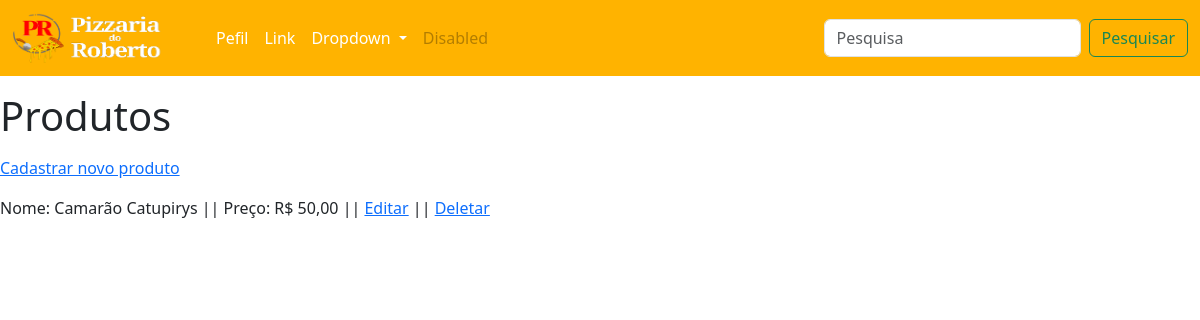
Page /produtos/ on the earlier database version.
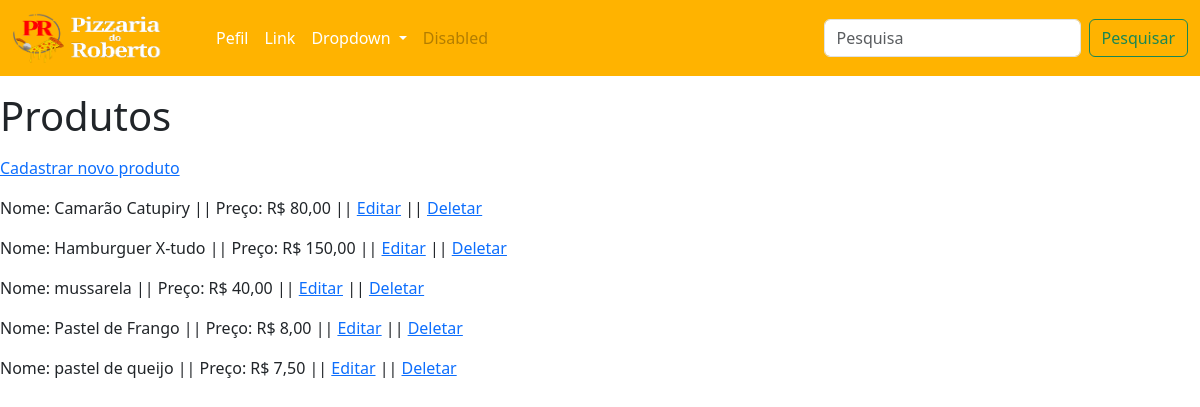
Same page on the later database version.
### core/models.py (models this page shows, shortened)
class Produto(models.Model):
    nome = models.CharField(max_length=100)
    descricao = models.TextField()
    categoria = models.CharField(max_length=50)
    valor = models.DecimalField(max_digits=10, decimal_places=2)

### core/views.py (the view)
# urls.py: path('produtos/', produtos, name='produtos'),
def produtos(request):
    lista_produto = Produto.objects.all()
    contexto = {
        'lista_produto': lista_produto
    }
    return render(request, 'produtos.html', contexto)

### core/templates/produtos.html (shortened to what this page needs)
{% extends 'bases/base.html' %}
{% block content %}
<p>
<h1>Produtos</h1>
</p>
<p>
    <p>
        <a href="{% url 'cadastro' %}">Cadastrar novo produto</a>
    </p>
    {% for produto in lista_produto %}
        <p>
            Nome: {{ produto.nome }} || Preço: R$ {{ produto.valor }}
            || <a href="{% url 'edit_produto' produto.id %}">Editar</a>
            || <a href="{% url 'del_produto' produto.id %}">Deletar</a>
        </p>
    {% endfor %}
</p>
{% endblock %}

### core/templates/bases/base.html (shortened to what this page needs)
{% load static %}
<!DOCTYPE html>
<html lang="en">
<head>
    <link rel="stylesheet" href="{% static 'style.css' %}">
    <link href="https://cdn.jsdelivr.net/npm/bootstrap@5.3.8/dist/css/bootstrap.min.css" rel="stylesheet">
</head>
<body>
    {% include 'bases/navbar.html' %}
    {% block content %}{% endblock %}
</body>
</html>

### core/templates/bases/navbar.html (shortened to what this page needs)
{% load static %}
<head>
    <link rel="stylesheet" href="#">
    <link href="https://cdn.jsdelivr.net/npm/bootstrap@5.3.8/dist/css/bootstrap.min.css" rel="stylesheet">
</head>
<body>
    <nav style="min-height: 70px; background-color: rgb(255, 179, 0) !important; color: white !important;" class="navbar navbar-expand-lg bg-body-tertiary">
  <div class="container-fluid" >
    <a href="{% url 'index' %}"><img class="navbar-brand" src="{% static 'img/logodeitada.png' %}" style="width: 180px; height: 60px;"></a>
    <div class="collapse navbar-collapse" id="navbarSupportedContent" style="color: white;">
      <ul class="navbar-nav me-auto mb-2 mb-lg-0">
        <li class="nav-item">
          <a class="nav-link active" aria-current="page" href="{% url 'perfil' %}" style="color: white;">Pefil</a>
        </li>
        <li class="nav-item">
          <a class="nav-link" href="#" style="color: white;">Link</a>
        </li>
        <li class="nav-item dropdown">
          <a class="nav-link dropdown-toggle" href="#" role="button" data-bs-toggle="dropdown" aria-expanded="false" style="color: white;">
            Dropdown
          </a>
        </li>
        <li class="nav-item">
          <a class="nav-link disabled" aria-disabled="true">Disabled</a>
        </li>
      </ul>
      <form class="d-flex" role="search" style="position: absolute; top: 50%; right: 1%; transform: translateY(-50%);">
        <input class="form-control me-2" type="search" placeholder="Pesquisa" aria-label="Pesquisa"/>
        <button class="btn btn-outline-success" type="submit">Pesquisar</button>
      </form>
    </div>
  </div>
</nav>
</body>
</html>

### core/static/style.css (style rules this page uses)
body { background-color: black; color: white; }
a { color: white; }

Differences in the rows shown:
changed Produto: nome "Camarão Catupirys" → "Camarão Catupiry"; valor "50,00" → "80,00"
added Produto: nome "Hamburguer X-tudo", valor "150,00"
added Produto: nome "mussarela", valor "40,00"
added Produto: nome "Pastel de Frango", valor "8,00"
added Produto: nome "pastel de queijo", valor "7,50"
